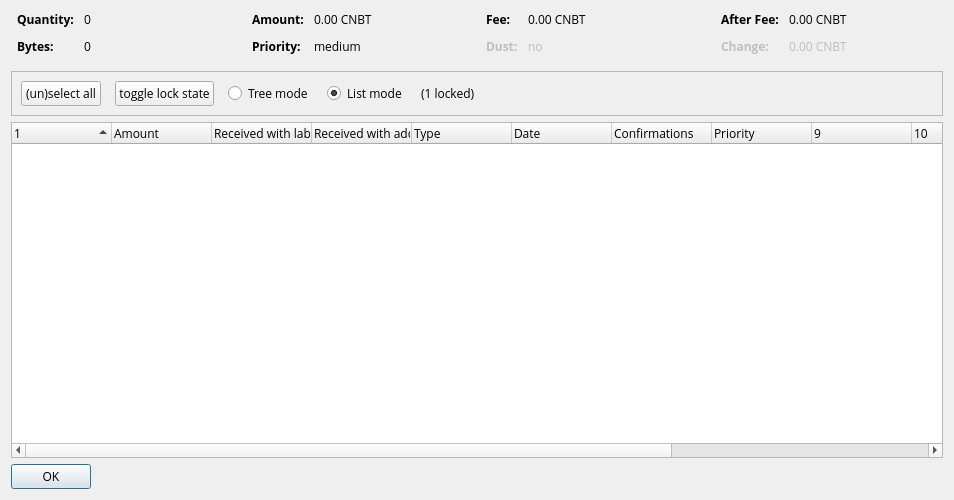
<?xml version="1.0" encoding="UTF-8"?>
<ui version="4.0">
 <class>CoinControlDialog</class>
 <widget class="QDialog" name="CoinControlDialog">
  <property name="geometry">
   <rect>
    <x>0</x>
    <y>0</y>
    <width>954</width>
    <height>500</height>
   </rect>
  </property>
  <property name="windowTitle">
   <string>Coin Selection</string>
  </property>
  <layout class="QVBoxLayout" name="verticalLayout">
   <item>
    <layout class="QHBoxLayout" name="horizontalLayoutTop" stretch="0,0,0,0">
     <property name="topMargin">
      <number>0</number>
     </property>
     <property name="bottomMargin">
      <number>10</number>
     </property>
     <item>
      <layout class="QFormLayout" name="formLayoutCoinControl1">
       <property name="horizontalSpacing">
        <number>10</number>
       </property>
       <property name="verticalSpacing">
        <number>10</number>
       </property>
       <property name="leftMargin">
        <number>6</number>
       </property>
       <property name="rightMargin">
        <number>6</number>
       </property>
       <item row="0" column="0">
        <widget class="QLabel" name="labelCoinControlQuantityText">
         <property name="font">
          <font>
           <family>Open Sans</family>
           <weight>75</weight>
           <bold>true</bold>
          </font>
         </property>
         <property name="text">
          <string>Quantity:</string>
         </property>
        </widget>
       </item>
       <item row="0" column="1">
        <widget class="QLabel" name="labelCoinControlQuantity">
         <property name="font">
          <font>
           <family>Open Sans</family>
          </font>
         </property>
         <property name="cursor">
          <cursorShape>IBeamCursor</cursorShape>
         </property>
         <property name="contextMenuPolicy">
          <enum>Qt::ActionsContextMenu</enum>
         </property>
         <property name="text">
          <string notr="true">0</string>
         </property>
         <property name="textInteractionFlags">
          <set>Qt::LinksAccessibleByMouse|Qt::TextSelectableByKeyboard|Qt::TextSelectableByMouse</set>
         </property>
        </widget>
       </item>
       <item row="1" column="0">
        <widget class="QLabel" name="labelCoinControlBytesText">
         <property name="font">
          <font>
           <family>Open Sans</family>
           <weight>75</weight>
           <bold>true</bold>
          </font>
         </property>
         <property name="text">
          <string>Bytes:</string>
         </property>
        </widget>
       </item>
       <item row="1" column="1">
        <widget class="QLabel" name="labelCoinControlBytes">
         <property name="font">
          <font>
           <family>Open Sans</family>
          </font>
         </property>
         <property name="cursor">
          <cursorShape>IBeamCursor</cursorShape>
         </property>
         <property name="contextMenuPolicy">
          <enum>Qt::ActionsContextMenu</enum>
         </property>
         <property name="text">
          <string notr="true">0</string>
         </property>
         <property name="textInteractionFlags">
          <set>Qt::LinksAccessibleByMouse|Qt::TextSelectableByKeyboard|Qt::TextSelectableByMouse</set>
         </property>
        </widget>
       </item>
      </layout>
     </item>
     <item>
      <layout class="QFormLayout" name="formLayoutCoinControl2">
       <property name="horizontalSpacing">
        <number>10</number>
       </property>
       <property name="verticalSpacing">
        <number>10</number>
       </property>
       <property name="leftMargin">
        <number>6</number>
       </property>
       <property name="rightMargin">
        <number>6</number>
       </property>
       <item row="0" column="0">
        <widget class="QLabel" name="labelCoinControlAmountText">
         <property name="font">
          <font>
           <family>Open Sans</family>
           <weight>75</weight>
           <bold>true</bold>
          </font>
         </property>
         <property name="text">
          <string>Amount:</string>
         </property>
        </widget>
       </item>
       <item row="0" column="1">
        <widget class="QLabel" name="labelCoinControlAmount">
         <property name="font">
          <font>
           <family>Open Sans</family>
          </font>
         </property>
         <property name="cursor">
          <cursorShape>IBeamCursor</cursorShape>
         </property>
         <property name="contextMenuPolicy">
          <enum>Qt::ActionsContextMenu</enum>
         </property>
         <property name="text">
          <string notr="true">0.00 CNBT</string>
         </property>
         <property name="textInteractionFlags">
          <set>Qt::LinksAccessibleByMouse|Qt::TextSelectableByKeyboard|Qt::TextSelectableByMouse</set>
         </property>
        </widget>
       </item>
       <item row="1" column="0">
        <widget class="QLabel" name="labelCoinControlPriorityText">
         <property name="font">
          <font>
           <family>Open Sans</family>
           <weight>75</weight>
           <bold>true</bold>
          </font>
         </property>
         <property name="text">
          <string>Priority:</string>
         </property>
        </widget>
       </item>
       <item row="1" column="1">
        <widget class="QLabel" name="labelCoinControlPriority">
         <property name="font">
          <font>
           <family>Open Sans</family>
          </font>
         </property>
         <property name="cursor">
          <cursorShape>IBeamCursor</cursorShape>
         </property>
         <property name="contextMenuPolicy">
          <enum>Qt::ActionsContextMenu</enum>
         </property>
         <property name="text">
          <string>medium</string>
         </property>
         <property name="textInteractionFlags">
          <set>Qt::LinksAccessibleByMouse|Qt::TextSelectableByKeyboard|Qt::TextSelectableByMouse</set>
         </property>
        </widget>
       </item>
      </layout>
     </item>
     <item>
      <layout class="QFormLayout" name="formLayoutCoinControl3">
       <property name="horizontalSpacing">
        <number>10</number>
       </property>
       <property name="verticalSpacing">
        <number>10</number>
       </property>
       <property name="leftMargin">
        <number>6</number>
       </property>
       <property name="rightMargin">
        <number>6</number>
       </property>
       <item row="0" column="0">
        <widget class="QLabel" name="labelCoinControlFeeText">
         <property name="font">
          <font>
           <family>Open Sans</family>
           <weight>75</weight>
           <bold>true</bold>
          </font>
         </property>
         <property name="text">
          <string>Fee:</string>
         </property>
        </widget>
       </item>
       <item row="0" column="1">
        <widget class="QLabel" name="labelCoinControlFee">
         <property name="font">
          <font>
           <family>Open Sans</family>
          </font>
         </property>
         <property name="cursor">
          <cursorShape>IBeamCursor</cursorShape>
         </property>
         <property name="contextMenuPolicy">
          <enum>Qt::ActionsContextMenu</enum>
         </property>
         <property name="text">
          <string notr="true">0.00 CNBT</string>
         </property>
         <property name="textInteractionFlags">
          <set>Qt::LinksAccessibleByMouse|Qt::TextSelectableByKeyboard|Qt::TextSelectableByMouse</set>
         </property>
        </widget>
       </item>
       <item row="1" column="0">
        <widget class="QLabel" name="labelCoinControlLowOutputText">
         <property name="enabled">
          <bool>false</bool>
         </property>
         <property name="font">
          <font>
           <family>Open Sans</family>
           <weight>75</weight>
           <bold>true</bold>
          </font>
         </property>
         <property name="text">
          <string>Dust:</string>
         </property>
        </widget>
       </item>
       <item row="1" column="1">
        <widget class="QLabel" name="labelCoinControlLowOutput">
         <property name="enabled">
          <bool>false</bool>
         </property>
         <property name="font">
          <font>
           <family>Open Sans</family>
          </font>
         </property>
         <property name="cursor">
          <cursorShape>IBeamCursor</cursorShape>
         </property>
         <property name="contextMenuPolicy">
          <enum>Qt::ActionsContextMenu</enum>
         </property>
         <property name="text">
          <string>no</string>
         </property>
         <property name="textInteractionFlags">
          <set>Qt::LinksAccessibleByMouse|Qt::TextSelectableByKeyboard|Qt::TextSelectableByMouse</set>
         </property>
        </widget>
       </item>
      </layout>
     </item>
     <item>
      <layout class="QFormLayout" name="formLayoutCoinControl4">
       <property name="horizontalSpacing">
        <number>10</number>
       </property>
       <property name="verticalSpacing">
        <number>10</number>
       </property>
       <property name="leftMargin">
        <number>6</number>
       </property>
       <property name="rightMargin">
        <number>6</number>
       </property>
       <item row="0" column="0">
        <widget class="QLabel" name="labelCoinControlAfterFeeText">
         <property name="font">
          <font>
           <family>Open Sans</family>
           <weight>75</weight>
           <bold>true</bold>
          </font>
         </property>
         <property name="text">
          <string>After Fee:</string>
         </property>
        </widget>
       </item>
       <item row="0" column="1">
        <widget class="QLabel" name="labelCoinControlAfterFee">
         <property name="font">
          <font>
           <family>Open Sans</family>
          </font>
         </property>
         <property name="cursor">
          <cursorShape>IBeamCursor</cursorShape>
         </property>
         <property name="contextMenuPolicy">
          <enum>Qt::ActionsContextMenu</enum>
         </property>
         <property name="text">
          <string notr="true">0.00 CNBT</string>
         </property>
         <property name="textInteractionFlags">
          <set>Qt::LinksAccessibleByMouse|Qt::TextSelectableByKeyboard|Qt::TextSelectableByMouse</set>
         </property>
        </widget>
       </item>
       <item row="1" column="0">
        <widget class="QLabel" name="labelCoinControlChangeText">
         <property name="enabled">
          <bool>false</bool>
         </property>
         <property name="font">
          <font>
           <family>Open Sans</family>
           <weight>75</weight>
           <bold>true</bold>
          </font>
         </property>
         <property name="text">
          <string>Change:</string>
         </property>
        </widget>
       </item>
       <item row="1" column="1">
        <widget class="QLabel" name="labelCoinControlChange">
         <property name="enabled">
          <bool>false</bool>
         </property>
         <property name="font">
          <font>
           <family>Open Sans</family>
          </font>
         </property>
         <property name="cursor">
          <cursorShape>IBeamCursor</cursorShape>
         </property>
         <property name="contextMenuPolicy">
          <enum>Qt::ActionsContextMenu</enum>
         </property>
         <property name="text">
          <string notr="true">0.00 CNBT</string>
         </property>
         <property name="textInteractionFlags">
          <set>Qt::LinksAccessibleByMouse|Qt::TextSelectableByKeyboard|Qt::TextSelectableByMouse</set>
         </property>
        </widget>
       </item>
      </layout>
     </item>
    </layout>
   </item>
   <item>
    <widget class="QFrame" name="frame">
     <property name="minimumSize">
      <size>
       <width>0</width>
       <height>40</height>
      </size>
     </property>
     <property name="frameShape">
      <enum>QFrame::StyledPanel</enum>
     </property>
     <property name="frameShadow">
      <enum>QFrame::Sunken</enum>
     </property>
     <layout class="QHBoxLayout" name="horizontalLayout">
      <item>
       <layout class="QHBoxLayout" name="horizontalLayoutPanel" stretch="0,0,0,0,0,0">
        <property name="spacing">
         <number>14</number>
        </property>
        <item>
         <widget class="QPushButton" name="pushButtonSelectAll">
          <property name="sizePolicy">
           <sizepolicy hsizetype="Maximum" vsizetype="Fixed">
            <horstretch>0</horstretch>
            <verstretch>0</verstretch>
           </sizepolicy>
          </property>
          <property name="font">
           <font>
            <family>Open Sans</family>
           </font>
          </property>
          <property name="text">
           <string>(un)select all</string>
          </property>
          <property name="autoDefault">
           <bool>false</bool>
          </property>
         </widget>
        </item>
        <item>
         <widget class="QPushButton" name="pushButtonToggleLock">
          <property name="sizePolicy">
           <sizepolicy hsizetype="Maximum" vsizetype="Fixed">
            <horstretch>0</horstretch>
            <verstretch>0</verstretch>
           </sizepolicy>
          </property>
          <property name="font">
           <font>
            <family>Open Sans</family>
           </font>
          </property>
          <property name="text">
           <string>toggle lock state</string>
          </property>
          <property name="autoDefault">
           <bool>false</bool>
          </property>
         </widget>
        </item>
        <item>
         <widget class="QRadioButton" name="radioTreeMode">
          <property name="sizePolicy">
           <sizepolicy hsizetype="Maximum" vsizetype="Fixed">
            <horstretch>0</horstretch>
            <verstretch>0</verstretch>
           </sizepolicy>
          </property>
          <property name="font">
           <font>
            <family>Open Sans</family>
           </font>
          </property>
          <property name="text">
           <string>Tree mode</string>
          </property>
         </widget>
        </item>
        <item>
         <widget class="QRadioButton" name="radioListMode">
          <property name="sizePolicy">
           <sizepolicy hsizetype="Maximum" vsizetype="Fixed">
            <horstretch>0</horstretch>
            <verstretch>0</verstretch>
           </sizepolicy>
          </property>
          <property name="font">
           <font>
            <family>Open Sans</family>
           </font>
          </property>
          <property name="text">
           <string>List mode</string>
          </property>
          <property name="checked">
           <bool>true</bool>
          </property>
         </widget>
        </item>
        <item>
         <widget class="QLabel" name="labelLocked">
          <property name="font">
           <font>
            <family>Open Sans</family>
           </font>
          </property>
          <property name="text">
           <string>(1 locked)</string>
          </property>
         </widget>
        </item>
        <item>
         <spacer name="horizontalSpacer">
          <property name="orientation">
           <enum>Qt::Horizontal</enum>
          </property>
          <property name="sizeHint" stdset="0">
           <size>
            <width>40</width>
            <height>20</height>
           </size>
          </property>
         </spacer>
        </item>
       </layout>
      </item>
     </layout>
    </widget>
   </item>
   <item>
    <widget class="CoinControlTreeWidget" name="treeWidget">
     <property name="font">
      <font>
       <family>Open Sans</family>
      </font>
     </property>
     <property name="contextMenuPolicy">
      <enum>Qt::CustomContextMenu</enum>
     </property>
     <property name="sortingEnabled">
      <bool>false</bool>
     </property>
     <property name="columnCount">
      <number>13</number>
     </property>
     <attribute name="headerShowSortIndicator" stdset="0">
      <bool>true</bool>
     </attribute>
     <attribute name="headerStretchLastSection">
      <bool>false</bool>
     </attribute>
     <column>
      <property name="text">
       <string/>
      </property>
     </column>
     <column>
      <property name="text">
       <string>Amount</string>
      </property>
     </column>
     <column>
      <property name="text">
       <string>Received with label</string>
      </property>
     </column>
     <column>
      <property name="text">
       <string>Received with address</string>
      </property>
     </column>
     <column>
      <property name="text">
       <string>Type</string>
      </property>
     </column>
     <column>
      <property name="text">
       <string>Date</string>
      </property>
     </column>
     <column>
      <property name="text">
       <string>Confirmations</string>
      </property>
      <property name="toolTip">
       <string>Confirmed</string>
      </property>
     </column>
     <column>
      <property name="text">
       <string>Priority</string>
      </property>
     </column>
     <column>
      <property name="text">
       <string/>
      </property>
     </column>
     <column>
      <property name="text">
       <string/>
      </property>
     </column>
     <column>
      <property name="text">
       <string/>
      </property>
     </column>
     <column>
      <property name="text">
       <string/>
      </property>
     </column>
     <column>
      <property name="text">
       <string/>
      </property>
     </column>
    </widget>
   </item>
   <item>
    <widget class="QDialogButtonBox" name="buttonBox">
     <property name="sizePolicy">
      <sizepolicy hsizetype="Maximum" vsizetype="Fixed">
       <horstretch>0</horstretch>
       <verstretch>0</verstretch>
      </sizepolicy>
     </property>
     <property name="font">
      <font>
       <family>Open Sans</family>
      </font>
     </property>
     <property name="orientation">
      <enum>Qt::Horizontal</enum>
     </property>
     <property name="standardButtons">
      <set>QDialogButtonBox::Ok</set>
     </property>
    </widget>
   </item>
  </layout>
 </widget>
 <customwidgets>
  <customwidget>
   <class>CoinControlTreeWidget</class>
   <extends>QTreeWidget</extends>
   <header>coincontroltreewidget.h</header>
  </customwidget>
 </customwidgets>
 <resources/>
 <connections/>
</ui>
